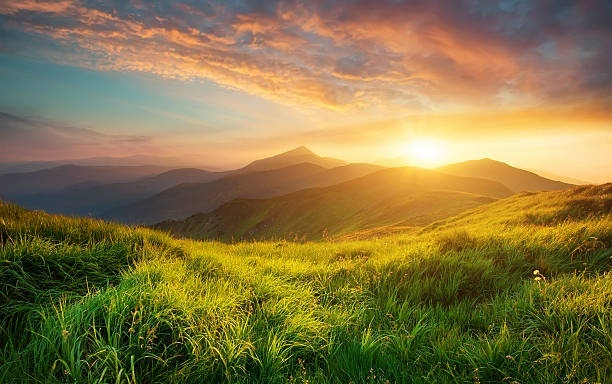
#> input picture Week1/img.jpg, 612 x 384 px, found by its file name
$ python s1.py
#> lines starting #> are read from the running program, lines starting #| are printed output that depends on the picture; after the words box and inside, x2 and y2 are one past the last pixel; in counts of white or black regions, pixels touching at a corner belong together
import cv2 as cv
import numpy as np

img = cv.imread('Week1/img.jpg')
#> img is the input picture: shape (384, 612, 3); mean B, G, R 69, 117.5, 134.5

img = cv.cvtColor(img, cv.COLOR_BGR2GRAY)
#> img: shape (384, 612)

_, thresh1 = cv.threshold(img, 120, 255, cv.THRESH_BINARY)
#> thresh1: shape (384, 612); 46.5% white; 1172 white regions (1132 under 20 px), largest, box (x1, y1, x2, y2) and area: (28, 8, 612, 366) 103952, (559, 271, 612, 314) 640, (13, 1, 75, 12) 336
_, thresh2 = cv.threshold(img, 120, 255, cv.THRESH_BINARY_INV)
_, thresh3 = cv.threshold(img, 120, 255, cv.THRESH_TRUNC)
_, thresh4 = cv.threshold(img, 120, 255, cv.THRESH_TOZERO)
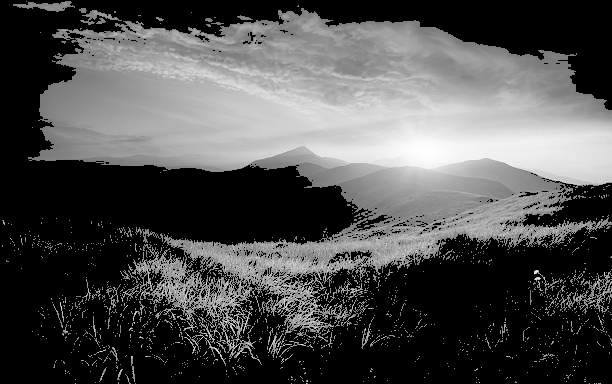
#> thresh4: shape (384, 612); min 0, max 254, mean 78.2
_, thresh5 = cv.threshold(img, 120, 255, cv.THRESH_TOZERO_INV)

img = cv.putText(img, "Original Image", (30, 30), cv.FONT_HERSHEY_SIMPLEX, 0.7, (0,255,0), 2, cv.LINE_AA)
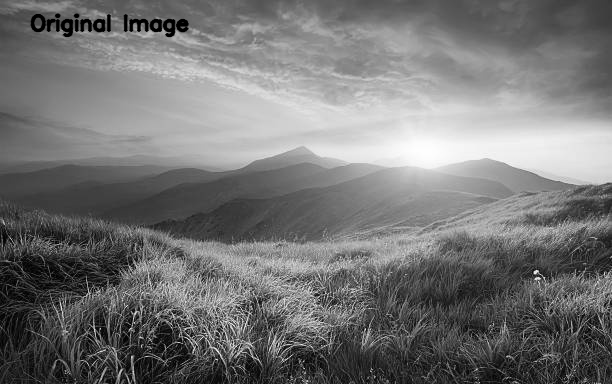
#> img: shape (384, 612); min 0, max 254, mean 116.4
thresh1 = cv.putText(thresh1, "Binary Threshold", (30, 30), cv.FONT_HERSHEY_SIMPLEX, 0.7, (0,255,0), 2, cv.LINE_AA)
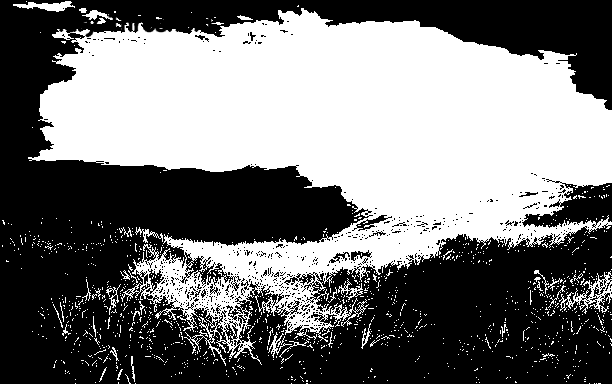
#> thresh1: shape (384, 612); min 0, max 255, mean 118.2
thresh2 = cv.putText(thresh2, "Binary Threshold Inverted", (30, 30), cv.FONT_HERSHEY_SIMPLEX, 0.7, (0,255,0), 2, cv.LINE_AA)
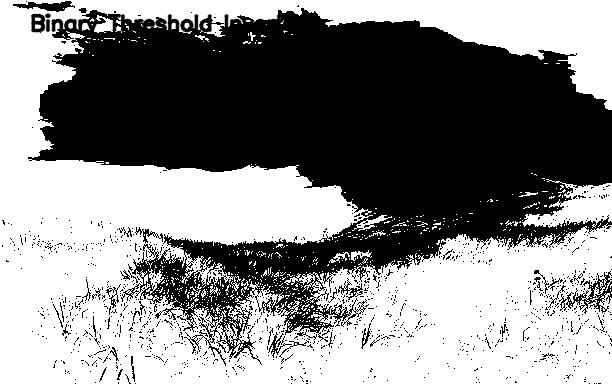
#> thresh2: shape (384, 612); min 0, max 255, mean 134.9
thresh3 = cv.putText(thresh3, "Truncated Threshold", (30, 30), cv.FONT_HERSHEY_SIMPLEX, 0.7, (0,255,0), 2, cv.LINE_AA)
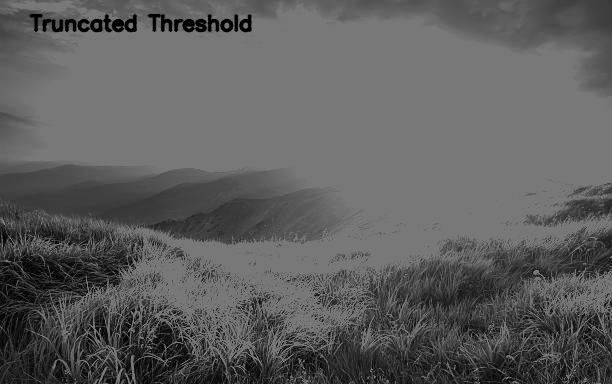
#> thresh3: shape (384, 612); min 0, max 120, mean 93.8
thresh4 = cv.putText(thresh4, "To 0", (30, 30), cv.FONT_HERSHEY_SIMPLEX, 0.7, (0,255,0), 2, cv.LINE_AA)
#> thresh4: shape (384, 612); 0.01% of pixels changed, all inside (x1, y1, x2, y2) = (67, 29, 79, 33)
thresh5 = cv.putText(thresh5, "To 0 Inverted", (30, 30), cv.FONT_HERSHEY_SIMPLEX, 0.7, (0,255,0), 2, cv.LINE_AA)
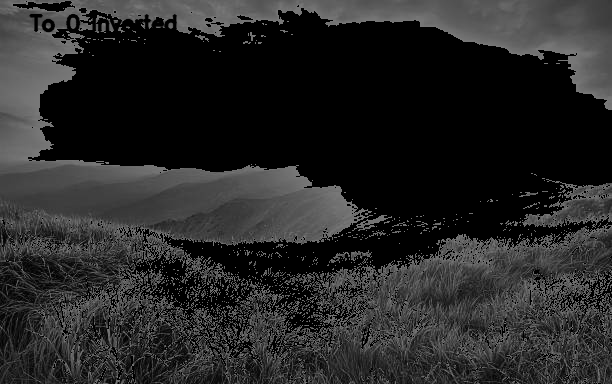
#> thresh5: shape (384, 612); min 0, max 120, mean 38.5


cv.imshow('Comaprision', np.vstack([np.hstack([img, thresh1, thresh2]), np.hstack([thresh3, thresh4, thresh5])]))
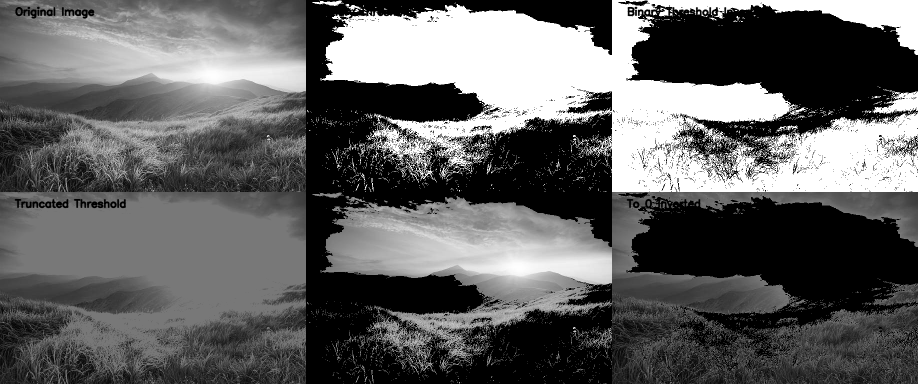
#> window 'Comaprision': shape (768, 1836) (shown at 1/2 size); min 0, max 255, mean 96.7


cv.waitKey(0)
cv.destroyAllWindows()
